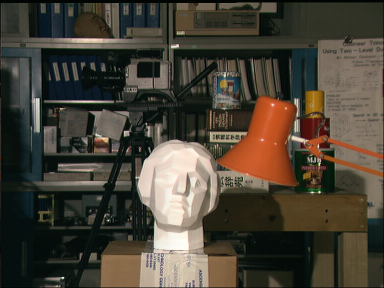
#> input picture Project 2/Task 2/Images/Task 2/Images/tsucuba_left.png, 384 x 288 px
$ python epipolarGeometry.py
#> lines starting #> are read from the running program, lines starting #| are printed output that depends on the picture
### Project 2/Task 2/Images/Task 2/functions.py
import cv2
import numpy as np

def generateKeypoints(image1,image2):
    sift = cv2.xfeatures2d.SIFT_create()
    keyPoint1, descriptors1 = sift.detectAndCompute(image1, None)
    keyPoint2, descriptors2 = sift.detectAndCompute(image2, None)
    return keyPoint1,descriptors1,keyPoint2,descriptors2

def generateMatches(descriptor1,descriptor2):
    bestMatcherObject = cv2.BFMatcher()
    matchedKeypoints = bestMatcherObject.knnMatch(descriptor1, descriptor2, k=2)

    # Filter good matches: Lowe's Ratio test to determine high quality features
    goodMatches = []
    for m, n in matchedKeypoints:
        if m.distance < 0.75 * n.distance:
            goodMatches.append(m)

    return goodMatches

def drawLines(img1, img2, lines, sourcePoints, destinationPoints):
    r, c = img1.shape
# This is done so that we can show color lines and points on the image
# creating list of colors
    colors = ((109, 193, 120),
             (149, 50, 148),
             (196, 239, 3),
             (92, 195, 53),
             (28, 64, 91),
             (127, 92, 87),
             (90, 67, 49),
             (81, 74, 60),
             (128, 26, 209),
             (147, 36, 145))
    img1 = cv2.cvtColor(img1, cv2.COLOR_GRAY2BGR)
    img2 = cv2.cvtColor(img2, cv2.COLOR_GRAY2BGR)
    colorIndex = 0
    for r, sourcePoints, destinationPoints in zip(lines, sourcePoints, destinationPoints):
# to draw line we need two points hence we calculate X0,Y0 and x1,y1
        color = colors[colorIndex]
        x0, y0 = map(int, [0, -r[2] / r[1]])
        x1, y1 = map(int, [c, -(r[2] + r[0] * c) / r[1]])
# Draw the line with the above points
        img1 = cv2.line(img1, (x0, y0), (x1, y1), color, 1)
        img1 = cv2.circle(img1, tuple(sourcePoints), 5, color, -1)
        img2 = cv2.circle(img2, tuple(destinationPoints), 5, color, -1)
        colorIndex += 1
    return img1, img2

### Project 2/Task 2/Images/Task 2/epipolarGeometry.py
import cv2
import numpy as np
from matplotlib import pyplot as plt
from functions import generateMatches, generateKeypoints, drawLines
import random

# Task1.1
image1 = cv2.imread("Images/tsucuba_left.png")
#> image1 is the input picture: shape (288, 384, 3); mean B, G, R 54.7, 66.6, 73.2
image1G = cv2.imread("Images/tsucuba_left.png", cv2.IMREAD_GRAYSCALE)
#> image1G: shape (288, 384); min 0, max 253, mean 68.4
image2 = cv2.imread("Images/tsucuba_right.png")
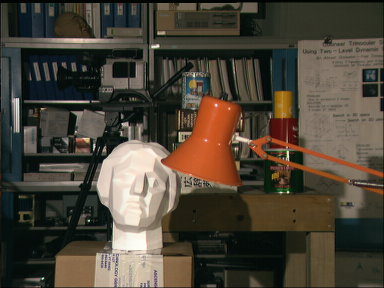
#> input picture Project 2/Task 2/Images/Task 2/Images/tsucuba_right.png, 384 x 288 px
#> image2 is the input picture: shape (288, 384, 3); mean B, G, R 55.6, 68.2, 75.9
image2G = cv2.imread("Images/tsucuba_right.png", cv2.IMREAD_GRAYSCALE)
#> image2G: shape (288, 384); min 0, max 253, mean 70.3

# Detect and compute keypoints for image 1 and image 2
keyPointImage1, descriptorsImage1, keyPointImage2, descriptorsImage2 = generateKeypoints(image1G, image2G)
#> in generateKeypoints, `keyPoint1, descriptors1 = sift.detectAndCompute(image1, None)`: keyPoint1 = 760 keypoints; strongest (x, y, size): (174, 178, 47.1), (177, 46, 2.7), (126, 133, 3.8), (36, 102, 5.7)
#> in generateKeypoints, `keyPoint2, descriptors2 = sift.detectAndCompute(image2, None)`: keyPoint2 = 764 keypoints; strongest (x, y, size): (94, 146, 1.9), (132, 178, 47.5), (157, 46, 2.7), (288, 153, 2)
#> keyPointImage1 has the same summary as keyPoint1 in generateKeypoints; keyPointImage2 has the same summary as keyPoint2 in generateKeypoints

img1 =cv2.drawKeypoints(image1G, keyPointImage1, image1, flags=cv2.DRAW_MATCHES_FLAGS_DRAW_RICH_KEYPOINTS)
cv2.imwrite("task2_sift1.jpg", img1)

img2 =cv2.drawKeypoints(image2G, keyPointImage2, image2, flags=cv2.DRAW_MATCHES_FLAGS_DRAW_RICH_KEYPOINTS)
cv2.imwrite("task2_sift2.jpg", img2)

goodMatches = generateMatches(descriptorsImage1, descriptorsImage2)
#> in generateMatches, `matchedKeypoints = bestMatcherObject.knnMatch(descriptor1, descriptor2..`: matchedKeypoints = 760 matches
#> after the loop in generateMatches, `for m, n in matchedKeypoints:`: goodMatches = 286 matches
#> goodMatches = 286 matches

# Plot the matched keypoints that satisfied the threshold
img3 = cv2.drawMatches(image1G, keyPointImage1, image2G, keyPointImage2, goodMatches, None, flags=2)
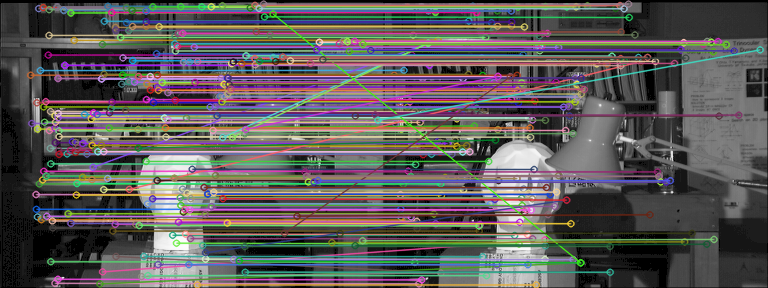
#> img3: shape (288, 768, 3); mean of channels 0, 1, 2 89.3, 89.6, 93.2; drawn as B, G, R
cv2.imwrite("task2_matches_knn.jpg", img3)

sourcePoints = np.float32([keyPointImage1[m.queryIdx].pt for m in goodMatches])
#> sourcePoints = 286 pairs, first value 30.2 to 377.5, second value 3.59 to 284.5
destinationPoints = np.float32([keyPointImage2[m.trainIdx].pt for m in goodMatches])
#> destinationPoints = 286 pairs, first value 9.72 to 375.6, second value 3.54 to 284.5

# Generate Fundamental matrix
fundamentalMatrix, inOut = cv2.findFundamentalMat(sourcePoints,destinationPoints,cv2.RANSAC)
#> fundamentalMatrix = [[2.54e-06, 1.56e-05, 0.022], [1.45e-05, 1.49e-05, 0.266], [-0.0254, -0.273, 1]]; inOut = 286 values, max 1 at index 0, min 0 at index 75, mean 0.927

# Selecting only inliers
sourcePoints = sourcePoints[inOut.ravel()==1]
#> sourcePoints = 265 pairs, first value 30.2 to 374.7, second value 3.59 to 284.5
destinationPoints = destinationPoints[inOut.ravel()==1]
#> destinationPoints = 265 pairs, first value 9.72 to 354.4, second value 3.54 to 284.5

print("Source: \n",sourcePoints.shape)
#| Source:
#|  (265, 2)
print("Destination: \n",destinationPoints.shape)
#| Destination:
#|  (265, 2)

# Selecting 10 random points
sourcePointsSmall = []
destinationPointsSmall = []

for i in range(10):
    index = random.randint(0,min(len(sourcePoints)-1,len(destinationPoints)-1))
    sourcePointsSmall.append(sourcePoints[index])
    destinationPointsSmall.append(destinationPoints[index])
#> this loop made 10 passes
#> index on passes 1 to 10: 197, 215, 20, 132, 261, 248, 207, 155, 244, 183
#> after the loop, destinationPointsSmall = [[172.2, 191.6], [199.7, 88.92], [25.39, 101.3], [110.4, 198.9], [341.8, 44.2], [299.2, 42.24], [192.7, 83.95], [150.3, 100.3], [281.9, 181.6], [151.8, 284.5]]; sourcePointsSmall = [[213.3, 191.8], [230.6, 88.84], [45.36, 101.2], [152.1, 198.3], [362.5, 43.67], [319, 41.69], [223.6, 83.8], [174.9, 99.87], [313.5, 181.6], [196.8, 284.5]]

sourcePointsSmall = np.asarray(sourcePointsSmall)
destinationPointsSmall = np.asarray(destinationPointsSmall)
# print("Source: \n",sourcePointsSmall)
# print("Destination: \n",destinationPointsSmall)


# Find epilines corresponding to points in right image (second image) and
# drawing its lines on left image
lines1 = cv2.computeCorrespondEpilines(destinationPointsSmall.reshape(-1,1,2), 2,fundamentalMatrix)
#> lines1 = [[-0.0827, -0.997, 207.9], [-0.0876, -0.996, 107.8], [-0.0878, -0.996, 104.8], [-0.0826, -0.997, 209.4], [-0.0892, -0.996, 75.74], [-0.0895, -0.996, 70.1], [-0.0879, -0.996, 102.3], [-0.0873, -0.996, 114.8], [-0.0827, -0.997, 208.3], [-0.0782, -0.997, 299.7]]
lines1 = lines1.reshape(-1,3)
img5,img6 = drawLines(image1G,image2G,lines1,sourcePointsSmall,destinationPointsSmall)
#> the loop in drawLines, `for r, sourcePoints, destinationPoints in zip(lines, sourcePoints, des..` made 10 passes
#> (r, sourcePoints, destinationPoints, color, y0, y1) on passes 1 to 8: ([-0.0827, -0.997, 207.9], [213.3, 191.8], [172.2, 191.6], (109, 193, 120), 208, 176), ([-0.0876, -0.996, 107.8], [230.6, 88.84], [199.7, 88.92], (149, 50, 148), 108, 74), ([-0.0878, -0.996, 104.8], [45.36, 101.2], [25.39, 101.3], (196, 239, 3), 105, 71), ([-0.0826, -0.997, 209.4], [152.1, 198.3], [110.4, 198.9], (92, 195, 53), 210, 178), ([-0.0892, -0.996, 75.74], [362.5, 43.67], [341.8, 44.2], (28, 64, 91), 76, 41), ([-0.0895, -0.996, 70.1], [319, 41.69], [299.2, 42.24], (127, 92, 87), 70, 35), ([-0.0879, -0.996, 102.3], [223.6, 83.8], [192.7, 83.95], (90, 67, 49), 102, 68), ([-0.0873, -0.996, 114.8], [174.9, 99.87], [150.3, 100.3], (81, 74, 60), 115, 81)
#> after the loop in drawLines, `for r, sourcePoints, destinationPoints in zip(lines, sourcePoints, des..`: img1: shape (288, 384, 3); mean B, G, R 70, 69.6, 69.3
#> after the loop in drawLines, `for r, sourcePoints, destinationPoints in zip(lines, sourcePoints, des..`:
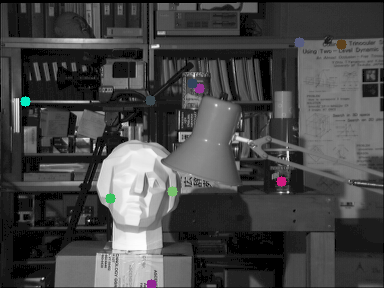
#> img2: shape (288, 384, 3); mean B, G, R 70.4, 70.3, 70.2
#> after the loop in drawLines, `for r, sourcePoints, destinationPoints in zip(lines, sourcePoints, des..`: colorIndex = 10

# Find epilines corresponding to points in left image (first image) and
# drawing its lines on right image
lines2 = cv2.computeCorrespondEpilines(sourcePointsSmall.reshape(-1,1,2), 1,fundamentalMatrix)
#> lines2 = [[0.0936, 0.996, -207.7], [0.0884, 0.996, -107.1], [0.0882, 0.996, -103.1], [0.0937, 0.996, -209.2], [0.0866, 0.996, -73.73], [0.0863, 0.996, -67.87], [0.0881, 0.996, -101.4], [0.0887, 0.996, -113.2], [0.0935, 0.996, -205.9], [0.0983, 0.995, -297.4]]
lines2 = lines2.reshape(-1,3)
img3,img4 = drawLines(image2G,image1G,lines2,destinationPointsSmall,sourcePointsSmall)
#> the loop in drawLines (call 2), `for r, sourcePoints, destinationPoints in zip(lines, sourcePoints, des..` made 10 passes
#> (r, sourcePoints, destinationPoints, color, y0, y1) on passes 1 to 8: ([0.0936, 0.996, -207.7], [172.2, 191.6], [213.3, 191.8], (109, 193, 120), 208, 172), ([0.0884, 0.996, -107.1], [199.7, 88.92], [230.6, 88.84], (149, 50, 148), 107, 73), ([0.0882, 0.996, -103.1], [25.39, 101.3], [45.36, 101.2], (196, 239, 3), 103, 69), ([0.0937, 0.996, -209.2], [110.4, 198.9], [152.1, 198.3], (92, 195, 53), 210, 173), ([0.0866, 0.996, -73.73], [341.8, 44.2], [362.5, 43.67], (28, 64, 91), 74, 40), ([0.0863, 0.996, -67.87], [299.2, 42.24], [319, 41.69], (127, 92, 87), 68, 34), ([0.0881, 0.996, -101.4], [192.7, 83.95], [223.6, 83.8], (90, 67, 49), 101, 67), ([0.0887, 0.996, -113.2], [150.3, 100.3], [174.9, 99.87], (81, 74, 60), 113, 79)
#> pass 1, in drawLines (call 2), `img1 = cv2.line(img1, (x0, y0), (x1, y1), color, 1)`:
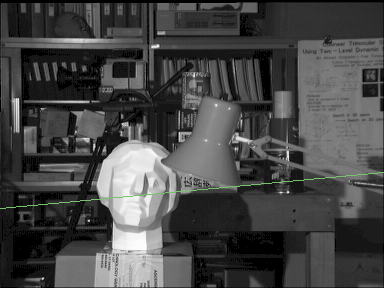
#> img1: shape (288, 384, 3); mean B, G, R 70.3, 70.6, 70.4
#> after the loop in drawLines (call 2), `for r, sourcePoints, destinationPoints in zip(lines, sourcePoints, des..`:
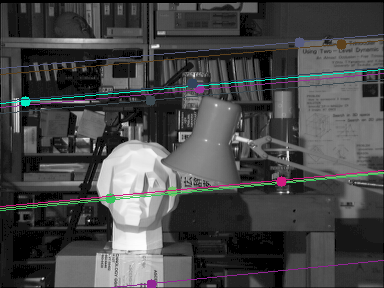
#> img1: shape (288, 384, 3); mean B, G, R 71.9, 71.5, 71.2
#> after the loop in drawLines (call 2), `for r, sourcePoints, destinationPoints in zip(lines, sourcePoints, des..`:
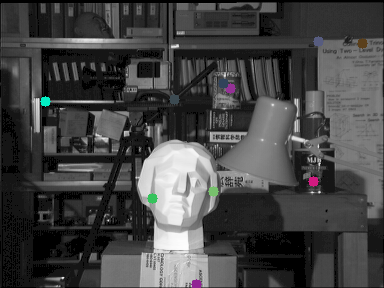
#> img2: shape (288, 384, 3); mean B, G, R 68.5, 68.5, 68.4
#> after the loop in drawLines (call 2), `for r, sourcePoints, destinationPoints in zip(lines, sourcePoints, des..`: colorIndex = 10

cv2.imwrite("task2_epi_right.jpg",img5)
cv2.imwrite("task2_epi_left.jpg",img3)

#  Task 1.5

# stereo = cv2.StereoSGBM_create(minDisparity=0, numDisparities = 160,blockSize=17) # satisfactory result

# stereo = cv2.StereoSGBM_create(minDisparity=0, numDisparities = 80,blockSize=17,P1= 600,P2=2400)
stereo = cv2.StereoSGBM_create(minDisparity=-20, numDisparities = 80,blockSize=17)
disparities = stereo.compute(image1G,image2G).astype(np.float32)/16
cv2.imwrite("task2 disparity.jpg",disparities)
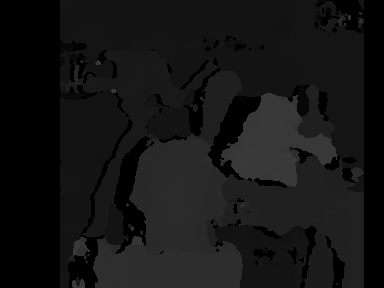
#> saved as task2 disparity.jpg: shape (288, 384); min 0, max 59, mean 20.4


plt.imshow(disparities,'gray')
plt.imsave("test.png",disparities,cmap ='gray')
plt.show()
